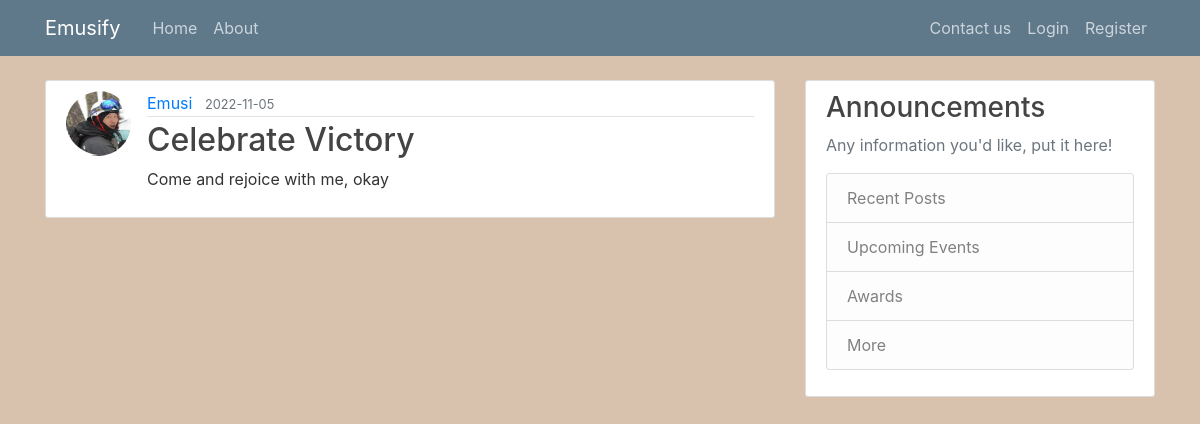
Screenshot of /post/3 with the database file from the repository.
### blog/models.py (models this page shows, shortened)
class User(db.Model, UserMixin):
    id = db.Column(db.Integer, primary_key=True)
    username = db.Column(db.String(20), unique=True, nullable=False)
    email = db.Column(db.String(120), unique=True, nullable=False)
    image_file = db.Column(db.String(20), nullable=False, default='default.jpg')
    password = db.Column(db.String(60), nullable=False)
    posts = db.relationship('Post', backref='author', lazy=True)

class Post(db.Model):
    id = db.Column(db.Integer, primary_key=True)
    title = db.Column(db.String(100), nullable=False)
    date_posted = db.Column(db.DateTime, nullable=False, default=datetime.utcnow)
    content = db.Column(db.Text, nullable=False)
    user_id = db.Column(db.Integer, db.ForeignKey('user.id'), nullable=False)

### blog/routes.py (the view)
@app.route("/post/<int:post_id>")
def post(post_id):
    post = Post.query.get_or_404(post_id)
    return render_template('post.html', title=post.title, post=post)

### blog/templates/post.html (shortened to what this page needs)
{% extends "layout.html" %}
{% block content %}
  <article class="media content-section">
    <img class="rounded-circle article-img" src="{{ url_for('static', filename='profile_pics/' + post.author.image_file) }}">
    <div class="media-body">
      <div class="article-metadata">
        <a class="mr-2" href="{{ url_for('user_posts', username=post.author.username) }}">{{ post.author.username }}</a>
        <small class="text-muted">{{ post.date_posted.strftime('%Y-%m-%d') }}</small>
      </div>
      <h2 class="article-title">{{ post.title }}</h2>
      <p class="article-content">{{ post.content }}</p>
    </div>
  </article>
{% endblock content %}

### blog/static/main.css (style rules this page uses)
body { background: #d9c2ad; color: #333333; margin-top: 5rem; }
h1, h2, h3, h4, h5, h6 { color: #444444; }
.content-section { background: #ffffff; padding: 10px 20px; border: 1px solid #dddddd; border-radius: 3px; margin-bottom: 20px; }
.article-title { color: #444444; }
.article-content { white-space: pre-line; }
.article-img { height: 65px; width: 65px; margin-right: 16px; }
.article-metadata { padding-bottom: 1px; margin-bottom: 4px; border-bottom: 1px solid #e3e3e3 }

### rows the page displays
User: image_file (picture), author.username "Emusi"
Post: date_posted "2022-11-05", title "Celebrate Victory", content "Come and rejoice with me, okay"
